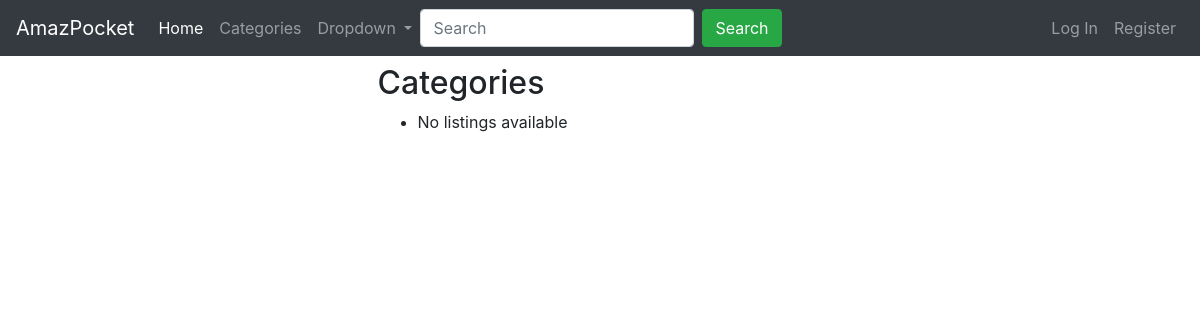
The page /categories on the database as committed earlier.
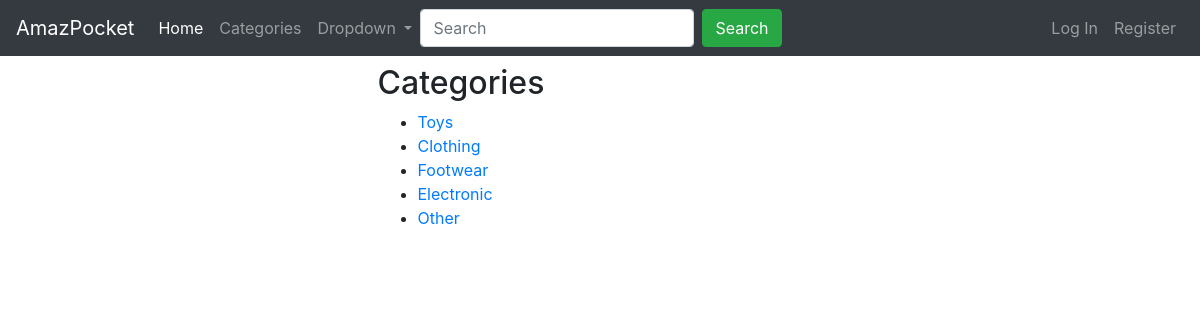
The same page on the database as committed later.
### AmazPocket/models.py (models this page shows, shortened)
class Category(models.Model):
    name = models.CharField(max_length=64, unique=True)
    description = models.CharField(max_length=255)
    is_active = models.BooleanField(default=True)
    class Meta:
        verbose_name = ("Product Category")
        verbose_name_plural = ("Product Categories")
    def __str__(self):
        return f"{self.name}"

### AmazPocket/views.py (the view)
# urls.py: path("categories", views.categories, name="categories"),
def categories(request):
    all_cats = Category.objects.filter(is_active=True)
    return render(request, "AmazPocket/categories.html", {
            "title": "Categories",
            "categories": all_cats
        })

### AmazPocket/templates/AmazPocket/categories.html
{% extends "AmazPocket/layout.html" %}
{% load static %}
{% block body %}
    <div class="container">
        <div class="row justify-content-md-center">
            <div class="col-md-5">
                <h2 class="m-t-1">Categories</h2>
                <ul>
                    {% for cat in categories %}
                        <li>
                            <a href="{% url 'category_products' category_id=cat.id %}">
                                {{ cat }}
                            </a>
                        </li>
                    {% empty %}
                        <li>No listings available</li>
                    {% endfor %}
                </ul>
            </div>
        </div>
    </div>
{% endblock %}

### AmazPocket/templates/AmazPocket/layout.html (shortened to what this page needs)
{% load static %}
<!DOCTYPE html>
<html lang="en">
<head>
    <link rel="stylesheet" href="https://maxcdn.bootstrapcdn.com/bootstrap/4.0.0-beta/css/bootstrap.min.css">
    <link href="{% static 'AmazPocket/styles.css' %}" rel="stylesheet">
</head>
<body>
    <nav class="navbar navbar-expand-lg navbar-dark bg-dark">
        <a class="navbar-brand" href="#">AmazPocket</a>
        <div class="collapse navbar-collapse" id="navbarSupportedContent">
            <ul class="navbar-nav mr-auto">
                <li class="nav-item active">
                    <a class="nav-link" href="{% url 'index' %}">Home <span class="sr-only">(current)</span></a>
                </li>
                <li class="nav-item">
                    <a class="nav-link" href="#">Categories</a>
                </li>
                <li class="nav-item dropdown">
                    <a class="nav-link dropdown-toggle" href="#" id="navbarDropdown" role="button" data-toggle="dropdown" aria-haspopup="true" aria-expanded="false">
                    Dropdown
                    </a>
                </li>
                <form class="form-inline my-2 my-lg-0">
                  <input class="form-control mr-sm-2" type="search" placeholder="Search" aria-label="Search">
                  <button class="btn btn-outline-success my-2 my-sm-0" type="submit">Search</button>
                </form>
            </ul>
            <ul class="navbar-nav">
                 {% if user.is_authenticated %}
                    <li class="nav-item active">
                        <span class="text-default">Hello </span><a class="nav-link inline" href="{% url 'profile' %}">{{ user.first_name }}! <span class="sr-only">(current)</span></a>
                    </li>
                    <li class="nav-item">
                        <a class="nav-link" href="#">Cart</a>
                    </li>
                    <li class="nav-item">
                        <a class="nav-link" href="{% url 'logout' %}">Log Out</a>
                    </li>
                {% else %}
                    <li class="nav-item">
                        <a class="nav-link" href="{% url 'login' %}">Log In</a>
                    </li>
                    <li class="nav-item">
                        <a class="nav-link" href="{% url 'register' %}">Register</a>
                    </li>
                {% endif %}
            </ul>
        </div>
    </nav>
    <div class="container-fluid">
        <div class="row">
            <div class="col-md-12">
                <div class="content">
                    {% block body %}
                    {% endblock %}
                </div>
            </div>
        </div>
    </div>
</body>
</html>

### AmazPocket/static/AmazPocket/styles.css (style rules this page uses)
.m-t-1 { margin-top: 0.5rem; }
.btn { background-color: #28a745; border-color: #28a745; color: #fff; }

Rows that differ between the two databases and show on the page:
added Category: name "Toys"
added Category: name "Clothing"
added Category: name "Footwear"
added Category: name "Electronic"
added Category: name "Other"
Other text that changed with them:
text no longer shown: "No listings available"
